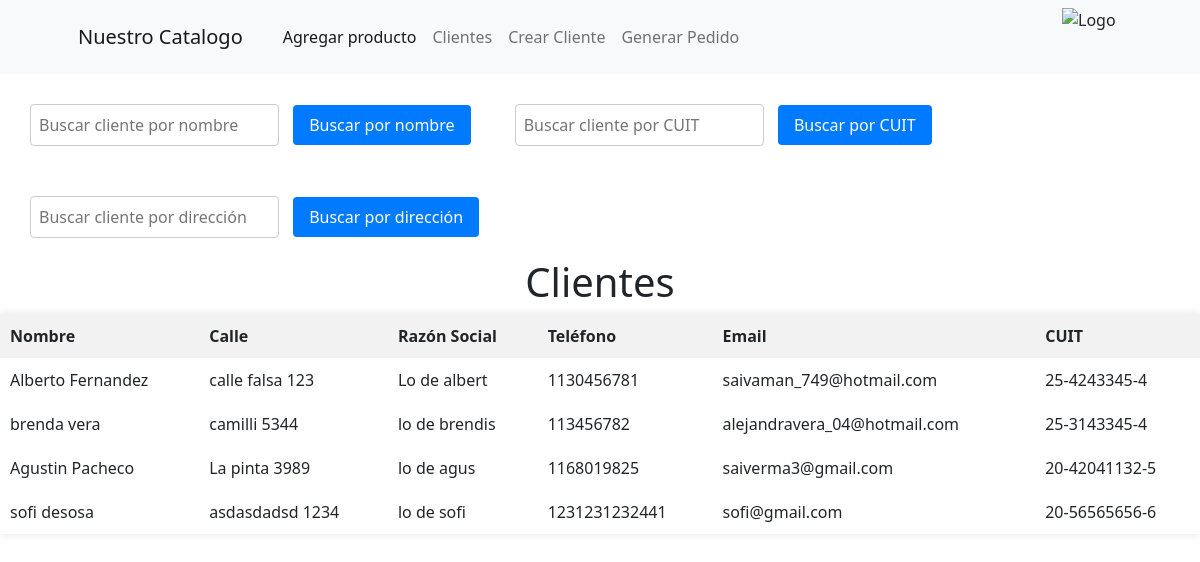
Page /Clientes.html/ on the committed database.
### Felfort_retail/models.py (models this page shows)
class clientes(models.Model):
    Nombre = models.CharField(max_length=50)
    calle = models.TextField()
    razon_social = models.TextField()
    telefono = models.TextField()
    email = models.EmailField()
    cuit= models.CharField(max_length=17)

### Felfort_retail/views.py (the view)
# urls.py: path('Clientes.html/', ver_clientes, name='ver_clientes'),
def ver_clientes(request):
   if request.method == 'GET':
        todos_clientes = clientes.objects.all()
        nombre = request.GET.get('nombre')
        cuit = request.GET.get('cuit')
        calle = request.GET.get('calle')
        if nombre:
            todos_clientes = todos_clientes.filter(Nombre__icontains=nombre)
        elif cuit:
            todos_clientes = todos_clientes.filter(cuit__icontains=cuit)
        elif calle:
            todos_clientes = todos_clientes.filter(calle__icontains=calle)
        return render(request, 'Clientes.html', {'clientes': todos_clientes})

### Felfort_retail/templates/Clientes.html (shortened to what this page needs)
{% extends "navbar.html"%}
{% block content %}
<div class="cont form">
<form method="GET" class="search-form">
    <input type="text" name="nombre" placeholder="Buscar cliente por nombre" class="search-input">
    <button type="submit" class="search-button">Buscar por nombre</button>
</form>
<form method="GET" class="search-form">
    <input type="text" name="cuit" placeholder="Buscar cliente por CUIT" class="search-input">
    <button type="submit" class="search-button">Buscar por CUIT</button>
</form>
<form method="GET" class="search-form">
    <input type="text" name="calle" placeholder="Buscar cliente por dirección" class="search-input">
    <button type="submit" class="search-button">Buscar por dirección</button>
</form></div>
<h1>Clientes</h1>
    <table>
        <thead>
            <tr>
                <th>Nombre</th>
                <th>Calle</th>
                <th>Razón Social</th>
                <th>Teléfono</th>
                <th>Email</th>
                <th>CUIT</th>
            </tr>
        </thead>
        <tbody>
            {% for cliente in clientes %}
            <tr>
                <td>{{ cliente.Nombre }}</td>
                <td>{{ cliente.calle }}</td>
                <td>{{ cliente.razon_social }}</td>
                <td>{{ cliente.telefono }}</td>
                <td>{{ cliente.email }}</td>
                <td>{{ cliente.cuit }}</td>
            </tr>
            {% endfor %}
        </tbody>
    </table>
    {% endblock %}

### Felfort_retail/templates/navbar.html (shortened to what this page needs)
<!DOCTYPE html>
<html lang="en">
    <head>
        {% load static %}
        <link href="https://cdn.jsdelivr.net/npm/bootstrap-icons@1.5.0/font/bootstrap-icons.css" rel="stylesheet" />
        <link href="{% static 'Felfort_retail/css/styles.css' %}" rel="stylesheet" />
</head>
<body>
    <nav class="navbar navbar-expand-lg navbar-light bg-light">
        <div class="container px-4 px-lg-5">
            <a class="navbar-brand me-2" href="{% url 'index' %}">
                Nuestro Catalogo
            </a>
            <div class="collapse navbar-collapse" id="navbarSupportedContent">
                <ul class="navbar-nav me-auto mb-2 mb-lg-0 ms-lg-4">
                    <li class="nav-item"><a class="nav-link active" aria-current="page" href="{% url 'agregar_producto' %}">Agregar producto</a></li>
                    <li class="nav-item"><a class="nav-link" href="{% url 'ver_clientes' %}">Clientes</a></li>
                    <li class="nav-item"><a class="nav-link" href="{% url 'Generar_cliente' %}">Crear Cliente</a></li>
                    <li class="nav-item"><a class="nav-link" href="{% url 'venta' %}">Generar Pedido</a></li>
                </ul>
                <img src="https://upload.wikimedia.org/wikipedia/commons/a/a9/Logo_de_Felfort.svg" alt="Logo" width="60" height="50" class="d-inline-block align-text-top mb-2">
            </div>
        </div>
    </nav>
    <main>
        {% block content %}
        {% endblock %}
    </main>
</body>
</html>

### Felfort_retail/templates/Clientes.html (style rules this page uses)
body { font-family: Arial, sans-serif; background-color: #f4f4f4; margin: 0; padding: 0; }
h1 { text-align: center; margin-top: 20px; margin-bottom: 20px; }
table { width: 100%; border-collapse: collapse; margin: 0 auto; background-color: #fff; box-shadow: 0 0 10px rgba(0, 0, 0, 0.1); }
th, td { padding: 10px; text-align: left; border-bottom: 1px solid #ddd; }
th { background-color: #f2f2f2; }
.search-form { display: inline-block; margin-right: 10px; margin-left: 30px; margin-bottom: 20px; margin-top: 30px; }
.search-input { padding: 8px; font-size: 16px; border: 1px solid #ccc; border-radius: 4px; margin-right: 10px; }
.search-button { padding: 8px 16px; font-size: 16px; background-color: #007bff; color: #fff; border: none; border-radius: 4px; cursor: pointer; }

### rows in the picture
clientes: Nombre "Alberto Fernandez", calle "calle falsa 123", razon_social "Lo de albert", telefono "1130456781", email "saivaman_749@hotmail.com", cuit "25-4243345-4"
clientes: Nombre "brenda vera", calle "camilli 5344", razon_social "lo de brendis", telefono "113456782", email "alejandravera_04@hotmail.com", cuit "25-3143345-4"
clientes: Nombre "Agustin Pacheco", calle "La pinta 3989", razon_social "lo de agus", telefono "1168019825", email "saiverma3@gmail.com", cuit "20-42041132-5"
clientes: Nombre "sofi desosa", calle "asdasdadsd 1234", razon_social "lo de sofi", telefono "1231231232441", email "sofi@gmail.com", cuit "20-56565656-6"
